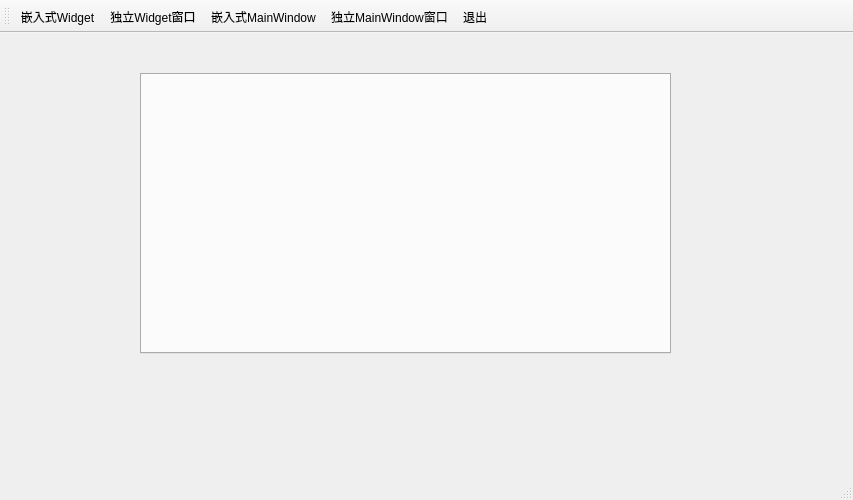
<?xml version="1.0" encoding="UTF-8"?>
<ui version="4.0">
 <class>MainWindow</class>
 <widget class="QMainWindow" name="MainWindow">
  <property name="geometry">
   <rect>
    <x>0</x>
    <y>0</y>
    <width>853</width>
    <height>500</height>
   </rect>
  </property>
  <property name="windowTitle">
   <string>MainWindow</string>
  </property>
  <widget class="QWidget" name="centralwidget">
   <widget class="QTabWidget" name="tabWidget">
    <property name="geometry">
     <rect>
      <x>140</x>
      <y>40</y>
      <width>531</width>
      <height>281</height>
     </rect>
    </property>
    <property name="tabsClosable">
     <bool>true</bool>
    </property>
   </widget>
  </widget>
  <widget class="QMenuBar" name="menubar">
   <property name="geometry">
    <rect>
     <x>0</x>
     <y>0</y>
     <width>853</width>
     <height>26</height>
    </rect>
   </property>
  </widget>
  <widget class="QStatusBar" name="statusbar"/>
  <widget class="QToolBar" name="toolBar">
   <property name="windowTitle">
    <string>toolBar</string>
   </property>
   <property name="toolButtonStyle">
    <enum>Qt::ToolButtonTextUnderIcon</enum>
   </property>
   <attribute name="toolBarArea">
    <enum>TopToolBarArea</enum>
   </attribute>
   <attribute name="toolBarBreak">
    <bool>false</bool>
   </attribute>
   <addaction name="actWidgetInsite"/>
   <addaction name="actWidget"/>
   <addaction name="actWindowInsite"/>
   <addaction name="actWindow"/>
   <addaction name="actQuit"/>
  </widget>
  <action name="actWidget">
   <property name="icon">
    <iconset resource="res.qrc">
     <normaloff>:/images/images/804.bmp</normaloff>:/images/images/804.bmp</iconset>
   </property>
   <property name="text">
    <string>独立Widget窗口</string>
   </property>
   <property name="toolTip">
    <string>新建Widget独立窗口</string>
   </property>
  </action>
  <action name="actWindow">
   <property name="icon">
    <iconset resource="res.qrc">
     <normaloff>:/images/images/3.ico</normaloff>:/images/images/3.ico</iconset>
   </property>
   <property name="text">
    <string>独立MainWindow窗口</string>
   </property>
   <property name="toolTip">
    <string>独立MainWindow窗口</string>
   </property>
  </action>
  <action name="actDoc_Open">
   <property name="icon">
    <iconset resource="res.qrc">
     <normaloff>:/images/images/122.bmp</normaloff>:/images/images/122.bmp</iconset>
   </property>
   <property name="text">
    <string>打开文档</string>
   </property>
   <property name="toolTip">
    <string>打开文档</string>
   </property>
  </action>
  <action name="actQuit">
   <property name="icon">
    <iconset resource="res.qrc">
     <normaloff>:/images/images/132.bmp</normaloff>:/images/images/132.bmp</iconset>
   </property>
   <property name="text">
    <string>退出</string>
   </property>
   <property name="toolTip">
    <string>退出本系统</string>
   </property>
  </action>
  <action name="actWidgetInsite">
   <property name="icon">
    <iconset resource="res.qrc">
     <normaloff>:/images/images/100.bmp</normaloff>:/images/images/100.bmp</iconset>
   </property>
   <property name="text">
    <string>嵌入式Widget</string>
   </property>
   <property name="toolTip">
    <string>Widget嵌入式窗体</string>
   </property>
  </action>
  <action name="actWindowInsite">
   <property name="icon">
    <iconset resource="res.qrc">
     <normaloff>:/images/images/2.ico</normaloff>:/images/images/2.ico</iconset>
   </property>
   <property name="text">
    <string>嵌入式MainWindow</string>
   </property>
   <property name="toolTip">
    <string>嵌入式MainWindow</string>
   </property>
  </action>
 </widget>
 <resources>
  <include location="res.qrc"/>
 </resources>
 <connections>
  <connection>
   <sender>actQuit</sender>
   <signal>triggered()</signal>
   <receiver>MainWindow</receiver>
   <slot>close()</slot>
   <hints>
    <hint type="sourcelabel">
     <x>-1</x>
     <y>-1</y>
    </hint>
    <hint type="destinationlabel">
     <x>426</x>
     <y>249</y>
    </hint>
   </hints>
  </connection>
 </connections>
</ui>
